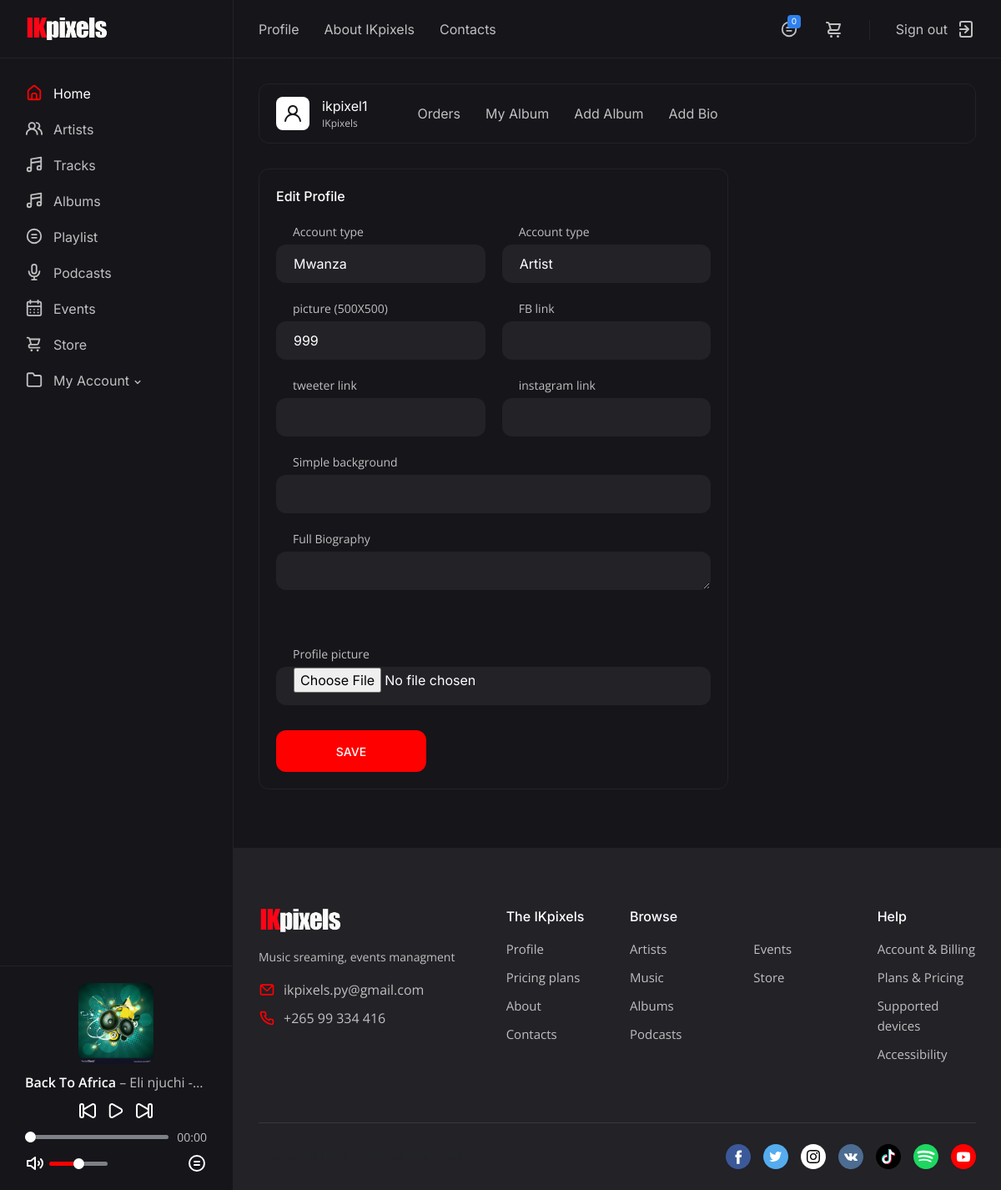
The page /profile/1/ (signed in) on the database its author committed.
### music_nation/models.py (models this page shows, shortened)
class Song(models.Model):
    song_name = models.CharField(max_length=40)
    Artist = models.CharField(max_length=40,null=True,blank=True)
    song_album = models.ForeignKey(Album,on_delete=models.CASCADE, related_name='songs')
    song_file=models.FileField(upload_to=upload_audio_location,null=True,blank=True)
    artwork = models.ImageField(upload_to='artwork/%y/%m/%d',null=True,blank=True)
    song_genre = models.CharField(max_length=30,choices=GENRE)
    video = EmbedVideoField(null=True,blank=True)
    streamingCount = models.PositiveIntegerField(default=0)
    downloads = models.PositiveIntegerField(default=0)
    year = models.PositiveIntegerField(default=0)
    sell  = models.CharField(choices=FREE_OR_NOT,max_length=100)
    most_sold = models.PositiveIntegerField(default=0)
    price = models.DecimalField(max_digits=18, decimal_places=2,default=0.00)
    created_at = models.DateTimeField(auto_now_add=True)
    updated_at = models.DateTimeField(auto_now=True)
    def song_logo(self):
        return self.song_album.album_logo

class Album(models.Model):
    album_name = models.CharField(max_length=30)
    uploaded_on = models.DateTimeField(auto_now=True)
    album_logo = models.ImageField(upload_to='artwork/%y/%m/%d',null=True,blank=True)
    album_genre = models.CharField(max_length=30,choices=GENRE)
    aboutAlbum = RichTextField(null=True,blank=True)
    songsNum = models.PositiveIntegerField(default=0)
    streamNum = models.PositiveIntegerField(default=0)
    sell  = models.CharField(choices=FREE_OR_NOT,max_length=100)
    most_sold = models.PositiveIntegerField(default=0)
    slug = models.SlugField(unique=True,null=True,blank=True)
    price = models.DecimalField(max_digits=18, decimal_places=2,default=0.00)
    album_artist = models.ForeignKey(User, on_delete=models.CASCADE, related_name='albums')
    created_at = models.DateTimeField(auto_now_add=True)
    updated_at = models.DateTimeField(auto_now=True)

class Customer(models.Model):
    user=models.OneToOneField(User,on_delete=models.CASCADE)
    account_type = models.CharField(max_length=40,choices=USER_CAT)
    profile_pic= models.ImageField(upload_to='profile/%y/%m/%d',null=True,blank=True)
    address = models.CharField(max_length=40)
    mobile = models.CharField(max_length=20,null=False)
    artist_genre = models.CharField(max_length=30,choices=GENRE)
    fb = models.URLField(null=True,blank=True)
    tweeter = models.URLField(null=True,blank=True)
    instagram = models.URLField(null=True,blank=True)
    background = models.CharField(max_length=200,null=True,blank=True)
    slug = models.SlugField(unique=True,null=True,blank=True)
    fullBiography = RichTextField(null=True,blank=True)
    created_at = models.DateTimeField(auto_now_add=True)
    updated_at = models.DateTimeField(auto_now=True)

### music_nation/views.py (the view)
# urls.py: path('profile/<int:id>/',music_nation_views.updateCustomer,name="updateCustomer"),
@login_required(login_url ="account:login")
@csrf_exempt
def updateCustomer(request,id):
    context = {}
    default_music_playlist(request,context)
    playlist_snipt(request,context)
    Artist = Customer.objects.get(id=id)
    customerForm = CustomerForm(instance=Artist)
    context['form'] = customerForm
    if request.method == "POST":
        customerForm = CustomerForm(request.POST,request.FILES, instance=Artist)
        if customerForm.is_valid():
            customerForm.save()
            return redirect('music_nation:ArtistDetail', slug=Artist.slug)
    return render(request, 'www/updateCustomer.html',context)

### music_nation/forms.py
class CustomerForm(forms.ModelForm):
    class Meta:
        model=Customer
        fields=['address','mobile',
                'account_type','fb','tweeter',
                'instagram','background',
                'fullBiography','profile_pic']

### music_nation/views.py (called while the page is built)
def default_music_playlist(request,context):
    context['player_song'] = Song.objects.all()

def playlist_snipt(request,context):
    if 'song_ids' in request.COOKIES:
        song_ids = request.COOKIES['song_ids']
        counter=song_ids.split('|')
        song_count_in_playlist=len(set(counter))
    else:
        song_count_in_playlist = 0
    context['song_count_in_playlist'] = song_count_in_playlist
    context['home_song'] = Song.objects.all().last()
    context['song'] = Song.objects.all()[:6]

### music_nation/templates/www/updateCustomer.html (shortened to what this page needs)
{% extends 'www/base.html' %}
{% load widget_tweaks %}
{% load crispy_forms_tags %}
{% load static %}
{%block content%}
	<main class="main">
		<div class="container-fluid">
			<div class="row row--grid">
				<div class="col-12">
					<div class="profile">
						<div class="profile__user">
							<div class="profile__avatar">
								<img src="{% static 'www/img/avatar.svg' %}" alt="">
							</div>
							<div class="profile__meta">
								<h3>{{request.user}}</h3>
								<span>IKpixels</span>
							</div>
						</div>
						<ul class="nav nav-tabs profile__tabs" id="profile__tabs" role="tablist">
							<li class="nav-item">
								<a class="nav-link" data-toggle="tab" href="#tab-2" role="tab" aria-controls="tab-2" aria-selected="false">Orders</a>
							</li>
							<li class="nav-item">
								<a class="nav-link"  href="{% url 'music_nation:profile_detail' request.user %}" >My Album</a>
							</li>
							<li class="nav-item">
								<a class="nav-link" data-toggle="tab" href="#tab-3" role="tab" aria-controls="tab-3" aria-selected="false">Add Album</a>
							</li>
							<li class="nav-item">
								<a class="nav-link"  href="#">Add Bio</a>
							</li>
						</ul>
					</div>
					<div class="tab-content">
						<div class="">
							<div class="row row--grid">
								<div class="col-12 col-lg-8">
									<form method="POST" enctype="multipart/form-data"  class="sign__form sign__form--profile">
										<div class="row">
											<div class="col-12">
												<h4 class="sign__title">Edit Profile</h4>
											</div>
											<div class="col-12 col-md-6 col-lg-12 col-xl-6">
												<div class="sign__group">
													<label class="sign__label" for="lastname">Account type</label>
													{{form.address|add_class:"sign__input"}}
												</div>
											</div>
											<div class="col-12 col-md-6 col-lg-12 col-xl-6">
												<div class="sign__group">
													<label class="sign__label" for="lastname">Account type</label>
													{{form.account_type|add_class:"sign__input"}}
												</div>
											</div>
											<div class="col-12 col-md-6 col-lg-12 col-xl-6">
												<div class="sign__group">
													<label class="sign__label" for="lastname">picture (500X500)</label>
													{{form.mobile|add_class:"sign__input"}}
												</div>
											</div>
											<div class="col-12 col-md-6 col-lg-12 col-xl-6">
												<div class="sign__group">
													<label class="sign__label" for="lastname">FB link</label>
													{{form.fb|add_class:"sign__input"}}
												</div>
											</div>
											<div class="col-12 col-md-6 col-lg-12 col-xl-6">
												<div class="sign__group">
													<label class="sign__label" for="lastname">tweeter link</label>
													{{form.tweeter|add_class:"sign__input"}}
												</div>
											</div>
											<div class="col-12 col-md-6 col-lg-12 col-xl-6">
												<div class="sign__group">
													<label class="sign__label" for="lastname">instagram link</label>
													{{form.instagram|add_class:"sign__input"}}
												</div>
											</div>
											<div class="col-12 col-md-12 col-lg-12 col-xl-12">
												<div class="sign__group">
													<label class="sign__label" for="lastname">Simple background </label>
													{{form.background|add_class:"sign__input"}}
												</div>
											</div>
											<div class="col-12 col-md-12 col-lg-12 col-xl-12">
												<div class="sign__group">
													<label class="sign__label" for="lastname">Full Biography</label>
													{{form.fullBiography|add_class:"sign__input"}}
												</div>
											</div>
											<div class="col-12 col-md-12 col-lg-12 col-xl-12">
												<div style="color:white;" class="sign__group">
													<label class="sign__label" for="lastname">Profile picture</label><br><br><br>
													{{form.profile_pic|add_class:"sign__input"}}
												</div>
											</div>
											<div class="col-12">
												<button class="sign__btn" type="submit">Save</button>
											</div>
										</div>
									</form>
								</div>
							</div>
						</div>
					</div>
				</div>
			</div>
		</div>
	</main>
 {%endblock%}

### music_nation/templates/www/base.html (shortened to what this page needs)
{% load static %}
<!DOCTYPE html>
<html lang="en">
<head>
	<link rel="stylesheet" href="{% static 'www/css/bootstrap-reboot.min.css' %} ">
	<link rel="stylesheet" href="{% static 'www/css/bootstrap-grid.min.css' %}">
	<link rel="stylesheet" href="{% static 'www/css/owl.carousel.min.css' %}">
	<link rel="stylesheet" href="{% static 'www/css/magnific-popup.css' %}">
	<link rel="stylesheet" href="{% static 'www/css/select2.min.css' %}">
	<link rel="stylesheet" href="{% static 'www/css/paymentfont.min.css' %}">
	<link rel="stylesheet" href="{% static 'www/css/slider-radio.css' %}">
	<link rel="stylesheet" href="{% static 'www/css/plyr.css' %}">
	<link rel="stylesheet" href="{% static 'www/css/style.css' %}">
</head>
<body>
	<header class="header">
		<div class="header__content">
			<nav class="header__nav">
				{% if user.is_authenticated %}
				<a href="{% url 'account:profile' %}">Profile</a>
				{% endif %}
				<a href="{%url 'music_nation:about'%}">About IKpixels</a>
				<a href="{%url 'music_nation:contacts'%}">Contacts</a>
			</nav>
			<div class="header__actions">
				<div class="header__action header__action--note">
					<span>{{song_count_in_playlist}}</span>
					<a href="/playlist_view" class="header__action-btn"><svg xmlns="http://www.w3.org/2000/svg" viewBox="0 0 24 24"><path d="M15,13H9a1,1,0,0,0,0,2h6a1,1,0,0,0,0-2Zm0-4H9a1,1,0,0,0,0,2h6a1,1,0,0,0,0-2ZM12,2A10,10,0,1,0,22,12,10,10,0,0,0,12,2Zm0,18a8,8,0,1,1,8-8A8,8,0,0,1,12,20Z"/></svg></a>
				</div>
				<div class="header__action header__action--cart">
					<a class="header__action-btn" href="{% url 'store:cart' %}"></a>
				</div>
				<div class="header__action header__action--signin">
					{% if user.is_authenticated %}
					<a class="header__action-btn" href="{%url 'account:logout' %}">
						<span>Sign out</span>
					</a>
					{% endif %}
				</div>
			</div>
		</div>
	</header>
	<div class="sidebar">
		<div class="sidebar__logo">
			<img src="{% static 'www/img/logo.png' %}" alt="">
		</div>
		<ul class="sidebar__nav">
			<li class="sidebar__nav-item">
				<a href="{% url 'music_nation:nyansavibe' %}" class="sidebar__nav-link sidebar__nav-link--active"> <span>Home</span></a>
			</li>
			<li class="sidebar__nav-item">
				<a href="{%url 'music_nation:Artists'%}" class="sidebar__nav-link"> <span>Artists</span></a>
			</li>
			<li class="sidebar__nav-item">
				<a href="{%url 'music_nation:music'%}" class="sidebar__nav-link"> <span>Tracks</span></a>
			</li>
			<li class="sidebar__nav-item">
				<a href="{%url 'music_nation:all-music'%}" class="sidebar__nav-link"> <span>Albums</span></a>
			</li>
			<li class="sidebar__nav-item">
				<a href="{%url 'music_nation:playlist_view'%}" class="sidebar__nav-link"><svg xmlns="http://www.w3.org/2000/svg" viewBox="0 0 24 24"><path d="M15,13H9a1,1,0,0,0,0,2h6a1,1,0,0,0,0-2Zm0-4H9a1,1,0,0,0,0,2h6a1,1,0,0,0,0-2ZM12,2A10,10,0,1,0,22,12,10,10,0,0,0,12,2Zm0,18a8,8,0,1,1,8-8A8,8,0,0,1,12,20Z"/></svg> <span>Playlist</span></a>
			</li>
			<li class="sidebar__nav-item">
				<a href="{%url 'music_nation:podcasts'%}" class="sidebar__nav-link"><svg xmlns="http://www.w3.org/2000/svg" viewBox="0 0 24 24"><path d="M12,15a4,4,0,0,0,4-4V5A4,4,0,0,0,8,5v6A4,4,0,0,0,12,15ZM10,5a2,2,0,0,1,4,0v6a2,2,0,0,1-4,0Zm10,6a1,1,0,0,0-2,0A6,6,0,0,1,6,11a1,1,0,0,0-2,0,8,8,0,0,0,7,7.93V21H9a1,1,0,0,0,0,2h6a1,1,0,0,0,0-2H13V18.93A8,8,0,0,0,20,11Z"/></svg> <span>Podcasts</span></a>
			</li>
			<li class="sidebar__nav-item">
				<a href="{%url 'Event:events'%}" class="sidebar__nav-link"> <span>Events</span></a>
			</li>
			<li class="sidebar__nav-item">
				<a href="{%url 'store:store'%}" class="sidebar__nav-link"> <span>Store</span></a>
			</li>
			{% if user.is_authenticated %}
			<li class="sidebar__nav-item">
				<a class="sidebar__nav-link" data-toggle="collapse" href="#collapseMenu1" role="button" aria-expanded="false" aria-controls="collapseMenu1"><svg xmlns="http://www.w3.org/2000/svg" viewBox="0 0 24 24"><path d="M19,5.5H12.72l-.32-1a3,3,0,0,0-2.84-2H5a3,3,0,0,0-3,3v13a3,3,0,0,0,3,3H19a3,3,0,0,0,3-3V8.5A3,3,0,0,0,19,5.5Zm1,13a1,1,0,0,1-1,1H5a1,1,0,0,1-1-1V5.5a1,1,0,0,1,1-1H9.56a1,1,0,0,1,.95.68l.54,1.64A1,1,0,0,0,12,7.5h7a1,1,0,0,1,1,1Z"/></svg> <span>My Account</span> <svg xmlns="http://www.w3.org/2000/svg" viewBox="0 0 24 24"><path d="M17,9.17a1,1,0,0,0-1.41,0L12,12.71,8.46,9.17a1,1,0,0,0-1.41,0,1,1,0,0,0,0,1.42l4.24,4.24a1,1,0,0,0,1.42,0L17,10.59A1,1,0,0,0,17,9.17Z"/></svg></a>
			</li>
			{% endif %}
		</ul>
	</div>
	<div class="player">
		<div class="player__cover">
			{% if home_song.song_logo %}
			<img src="{{home_song.song_logo.url}}" alt="">
			{% else %}
			<img src="{%static 'www/img/covers/cover.svg'%}" alt="">
			{% endif %}
		</div>
		<div class="player__content">
			<marquee><span class="player__track"><b class="player__title">{{home_song.song_name}}</b> – <span class="player__artist">{{home_song.Artist}}</span></span> </marquee>
		</div>
	</div>
	{%block content%}
    {%endblock%}
	<footer class="footer">
		<div class="container-fluid">
			<div class="row">
				<div class="col-12 col-sm-8 col-md-6 col-lg-6 col-xl-4 order-4 order-md-1 order-lg-4 order-xl-1">
					<div class="footer__logo">
						<img src="{% static 'www/img/logo.png' %}" alt="">
					</div>
					<p class="footer__tagline">Music sreaming, events managment</p>
					<div class="footer__links">
						<a href="mailto:support@volna.template"><svg xmlns="http://www.w3.org/2000/svg" viewBox="0 0 24 24"><path d="M19,4H5A3,3,0,0,0,2,7V17a3,3,0,0,0,3,3H19a3,3,0,0,0,3-3V7A3,3,0,0,0,19,4Zm-.41,2-5.88,5.88a1,1,0,0,1-1.42,0L5.41,6ZM20,17a1,1,0,0,1-1,1H5a1,1,0,0,1-1-1V7.41l5.88,5.88a3,3,0,0,0,4.24,0L20,7.41Z"/></svg> ikpixels.py@gmail.com</a>
						<a href="tel:82345678900">+265 99 334 416</a>
					</div>
				</div>
				<div class="col-6 col-md-4 col-lg-3 col-xl-2 order-1 order-md-2 order-lg-1 order-xl-2 offset-md-2 offset-lg-0">
					<h6 class="footer__title">The IKpixels</h6>
					<div class="footer__nav">
						{% if user.is_authenticated %}
				         <a href="{% url 'account:profile' %}">Profile</a>
				        {% endif %}
						<a href="#">Pricing plans</a>
						<a href="{%url 'music_nation:about'%}">About</a>
						<a href="{%url 'music_nation:contacts'%}">Contacts</a>
					</div>
				</div>
				<div class="col-12 col-md-8 col-lg-6 col-xl-4 order-3 order-lg-2 order-md-3 order-xl-3">
					<div class="row">
						<div class="col-12">
							<h6 class="footer__title">Browse</h6>
						</div>
						<div class="col-6">
							<div class="footer__nav">
								<a href="{%url 'music_nation:Artists'%}">Artists</a>
								<a href="{%url 'music_nation:music'%}">Music</a>
								<a href="{%url 'music_nation:all-music'%}">Albums</a>
								<a href="{%url 'music_nation:podcasts'%}">Podcasts</a>
							</div>
						</div>
						<div class="col-6">
							<div class="footer__nav">
								<a href="{%url 'Event:events'%}">Events</a>
								<a href="{%url 'store:store'%}">Store</a>
							</div>
						</div>
					</div>
				</div>
				<div class="col-6 col-md-4 col-lg-3 col-xl-2 order-2 order-lg-3 order-md-4 order-xl-4">
					<h6 class="footer__title">Help</h6>
					<div class="footer__nav">
						<a href="#">Account & Billing</a>
						<a href="#">Plans & Pricing</a>
						<a href="#">Supported devices</a>
						<a href="#">Accessibility</a>
					</div>
				</div>
			</div>
			<div class="row">
				<div class="col-12">
					<div class="footer__content">
						<div class="footer__social">
							<a href="#" target="_blank"></a>
							<a href="#" target="_blank"></a>
							<a href="https://www.instagram.com/volkov_des1gn/" target="_blank"></a>
							<a href="#" target="_blank"></a>
							<a href="#" target="_blank"></a>
							<a href="#" target="_blank"></a>
							<a href="#" target="_blank"></a>
						</div>
						<small> Copyright &copy; IKpixels <script>document.write(new Date().getFullYear());</script>, All rights reserved </small>
					</div>
				</div>
			</div>
		</div>
	</footer>
</body>
</html>

### rows shown on the page
Song: song_logo (picture), song_name "Back To Africa", Artist "Eli njuchi -…"
Customer: address "Mwanza", account_type "Artist", mobile "999"

### other values the page prints
{{ song_count_in_playlist }} "0"
{{ request.user }} "ikpixel1"
